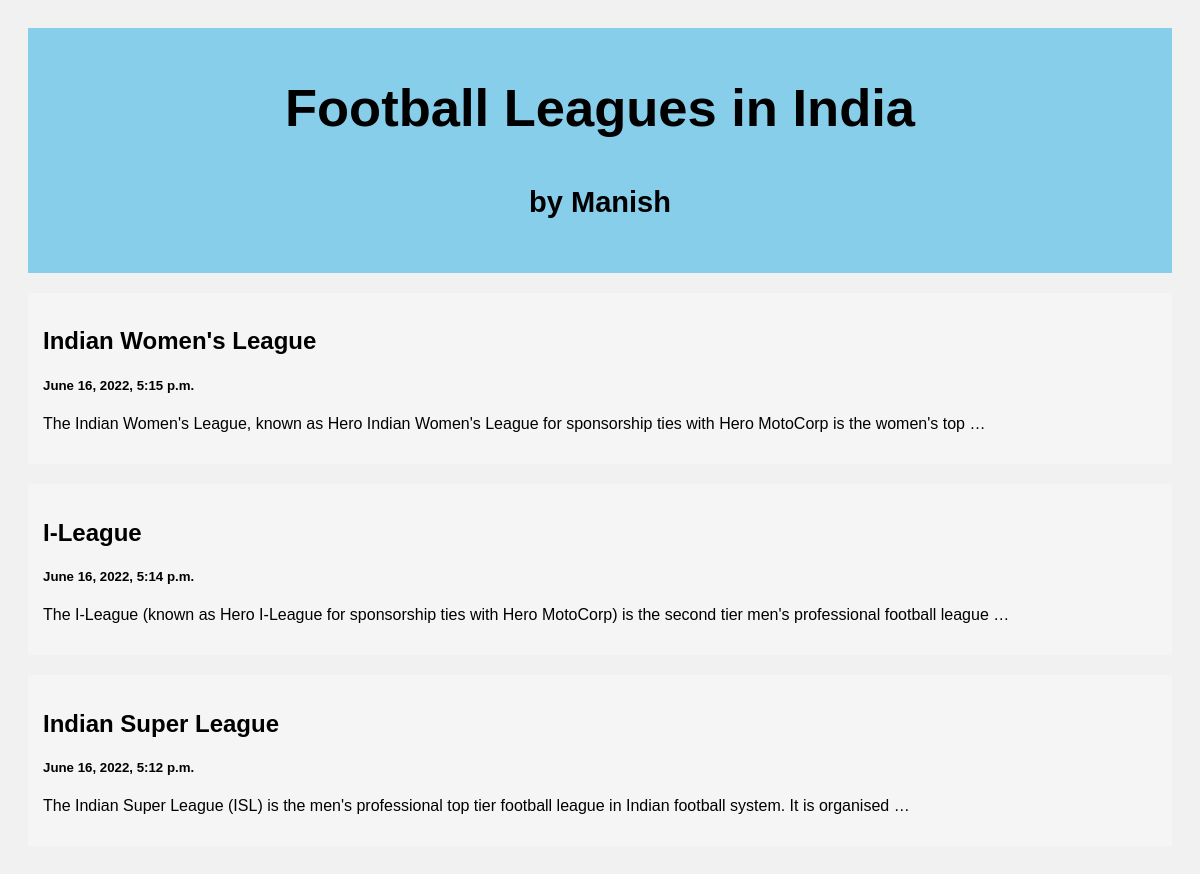
The page / on the database its author committed.
### writing/models.py (models this page shows)
class Feature(models.Model):
    title = models.CharField(max_length=100)
    body = models.CharField(max_length=100000)
    created_at = models.DateTimeField(default=datetime.now, blank=True)

### writing/views.py (the view)
# urls.py: path('', views.index , name='index'),
def index(request):
    writing = Feature.objects.all()
    return render(request, 'index.html', {'writing': writing})

### templates/index.html (shortened to what this page needs)
<!DOCTYPE html>
<html>
<head>
</head>
<body>
<div class="header">
  <h2>Football Leagues in India</h2>
  <h5>by Manish</h5>
</div>
<div class="row">
  <div class="leftcolumn">
    {% for post in writing reversed %}
    <div class="card">
      <a style="text-decoration: none; color: black;" href="/post/{{post.id}}">
        <h2>{{post.title}}</h2>
        <h5>{{post.created_at}}</h5>
        <p>{{post.body|truncatewords:20}}</p>
      </a>
    </div>
    {% endfor %}
  </div>
</div>
</body>
</html>

### templates/index.html (style rules this page uses)
* { box-sizing: border-box; }
body { font-family: Arial; padding: 20px; background: #f1f1f1; }
.header { padding: 5px; font-size: 35px; text-align: center; background: skyblue; }
.leftcolumn { float: left; width: 100%; }
.card { background-color: whitesmoke; padding: 15px; margin-top: 20px; }
.row:after { content: ""; display: table; clear: both; }

### rows shown on the page
Feature: title "Indian Women's League", created_at "June 16, 2022, 5:15 p.m.", body "The Indian Women's League, known as Hero Indian Women's League for sponsorship ties with Hero MotoCorp is the women's top …"
Feature: title "I-League", created_at "June 16, 2022, 5:14 p.m.", body "The I-League (known as Hero I-League for sponsorship ties with Hero MotoCorp) is the second tier men's professional football league …"
Feature: title "Indian Super League", created_at "June 16, 2022, 5:12 p.m.", body "The Indian Super League (ISL) is the men's professional top tier football league in Indian football system. It is organised …"
